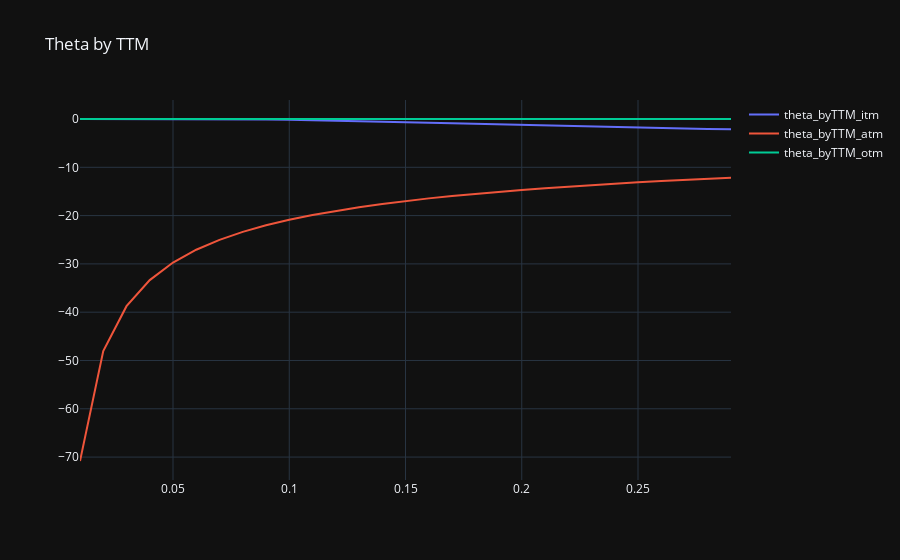

Write notebook code for a chart like this one.
### Markdown cell above
# 从上图可发现，同等价内/外程度下，***价外期权的theta会比价内的更大***

可以这样去理解：价外期权的价值全由其时间价值构成，价内由其时间价值+内在价值。不去考虑他们的时间价值的绝对大小，当标的价格保持不变时（即价内期权内在价值保持不变），过去相同的时间（ttm），价外期权的时间价值（也是其***所有的价值***）与价内期权的时间价值都会减少至0，故直觉思考起来，价外的时间价值会衰减得更快

### Code cell
#ttm
theta_itm = []
theta_atm = []
theta_otm = []

for i in np.arange(0.01,0.3,0.01):
    theta_itm.append((get_all_greeks('c', 40000, 30000, i, 0, 0.3)['theta'])[0])
    theta_atm.append((get_all_greeks('c', 40000, 40000, i, 0, 0.3)['theta'])[0])
    theta_otm.append((get_all_greeks('c',40000,80000,i,0,0.3)['theta'])[0])

trace = go.Scatter(x=np.arange(0.01,0.3,0.01),
                   y=theta_itm,
                   mode='lines',
                   name='theta_byTTM_itm')
trace1 = go.Scatter(x=np.arange(0.01,0.3,0.01),
                   y=theta_atm,
                   mode='lines',
                   name='theta_byTTM_atm')
trace2 = go.Scatter(x=np.arange(0.01,0.3,0.01),
                   y=theta_otm,
                   mode='lines',
                   name='theta_byTTM_otm')

data = [trace,trace1,trace2]
py.offline.iplot({'data':data,"layout":go.Layout(title="Theta by TTM")})

### Figure 1 — Plotly figure (JSON) as saved in the notebook; plotly's stock layout.template omitted (floating-point values rounded to 4 significant figures)
{"data": [{"mode": "lines", "name": "theta_byTTM_itm", "x": [0.01, 0.02, 0.03, 0.04, 0.05, 0.06, 0.07, 0.08, 0.09, 0.1, 0.11, 0.12, 0.13, 0.14, 0.15, 0.16, 0.17, 0.18, 0.19, 0.2, 0.21, 0.22, 0.23, 0.24, 0.25, 0.26, 0.27, 0.28, 0.29], "y": [0.0, -1.219e-09, -3.847e-06, -0.0002001, -0.002032, -0.009241, -0.02672, -0.05848, -0.1065, -0.1708, -0.2499, -0.3415, -0.4433, -0.5525, -0.6669, -0.7844, -0.9034, -1.022, -1.14, -1.256, -1.369, -1.479, -1.586, -1.688, -1.787, -1.882, -1.973, -2.06, -2.142], "type": "scatter"}, {"mode": "lines", "name": "theta_byTTM_atm", "x": [0.01, 0.02, 0.03, 0.04, 0.05, 0.06, 0.07, 0.08, 0.09, 0.1, 0.11, 0.12, 0.13, 0.14, 0.15, 0.16, 0.17, 0.18, 0.19, 0.2, 0.21, 0.22, 0.23, 0.24, 0.25, 0.26, 0.27, 0.28, 0.29], "y": [-70.81, -48.07, -38.76, -33.36, -29.72, -27.07, -25.01, -23.37, -22.01, -20.86, -19.87, -19.02, -18.26, -17.59, -16.98, -16.44, -15.94, -15.49, -15.07, -14.68, -14.32, -13.99, -13.68, -13.39, -13.12, -12.86, -12.61, -12.38, -12.17], "type": "scatter"}, {"mode": "lines", "name": "theta_byTTM_otm", "x": [0.01, 0.02, 0.03, 0.04, 0.05, 0.06, 0.07, 0.08, 0.09, 0.1, 0.11, 0.12, 0.13, 0.14, 0.15, 0.16, 0.17, 0.18, 0.19, 0.2, 0.21, 0.22, 0.23, 0.24, 0.25, 0.26, 0.27, 0.28, 0.29], "y": [-1.512e-116, -3.884e-58, -1.483e-38, -1.031e-28, -8.647e-23, -7.668e-19, -4.981e-16, -6.299e-14, -2.678e-12, -5.318e-11, -6.077e-10, -4.594e-09, -2.529e-08, -1.086e-07, -3.827e-07, -1.148e-06, -3.018e-06, -7.108e-06, -1.527e-05, -3.032e-05, -5.632e-05, -9.875e-05, -0.0001647, -0.0002628, -0.0004037, -0.0005994, -0.0008635, -0.001211, -0.001658], "type": "scatter"}], "layout": {"title": {"text": "Theta by TTM"}}}
